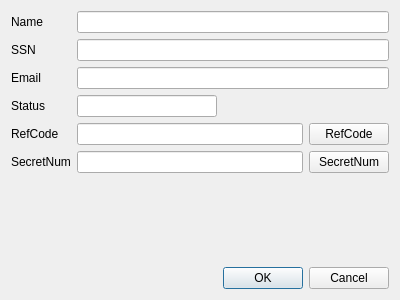
<?xml version="1.0" encoding="UTF-8"?>
<ui version="4.0">
 <class>UserDlg</class>
 <widget class="QDialog" name="UserDlg">
  <property name="geometry">
   <rect>
    <x>0</x>
    <y>0</y>
    <width>400</width>
    <height>300</height>
   </rect>
  </property>
  <property name="windowTitle">
   <string>Dialog</string>
  </property>
  <layout class="QGridLayout" name="gridLayout">
   <item row="2" column="0">
    <widget class="QLabel" name="label_3">
     <property name="text">
      <string>Email</string>
     </property>
    </widget>
   </item>
   <item row="6" column="0">
    <widget class="QLabel" name="label_7">
     <property name="text">
      <string>SecretNum</string>
     </property>
    </widget>
   </item>
   <item row="7" column="1">
    <spacer name="verticalSpacer">
     <property name="orientation">
      <enum>Qt::Vertical</enum>
     </property>
     <property name="sizeHint" stdset="0">
      <size>
       <width>20</width>
       <height>40</height>
      </size>
     </property>
    </spacer>
   </item>
   <item row="1" column="0">
    <widget class="QLabel" name="label_2">
     <property name="text">
      <string>SSN</string>
     </property>
    </widget>
   </item>
   <item row="0" column="0">
    <widget class="QLabel" name="label">
     <property name="text">
      <string>Name</string>
     </property>
    </widget>
   </item>
   <item row="5" column="0">
    <widget class="QLabel" name="label_6">
     <property name="text">
      <string>RefCode</string>
     </property>
    </widget>
   </item>
   <item row="5" column="3">
    <widget class="QPushButton" name="mRefCodeBtn">
     <property name="text">
      <string>RefCode</string>
     </property>
    </widget>
   </item>
   <item row="6" column="3">
    <widget class="QPushButton" name="mSecretNumBtn">
     <property name="text">
      <string>SecretNum</string>
     </property>
    </widget>
   </item>
   <item row="2" column="1" colspan="3">
    <widget class="QLineEdit" name="mEmailText"/>
   </item>
   <item row="1" column="1" colspan="3">
    <widget class="QLineEdit" name="mSSNText"/>
   </item>
   <item row="0" column="1" colspan="3">
    <widget class="QLineEdit" name="mNameText"/>
   </item>
   <item row="5" column="1" colspan="2">
    <widget class="QLineEdit" name="mRefCodeText"/>
   </item>
   <item row="6" column="1" colspan="2">
    <widget class="QLineEdit" name="mSecretNumText"/>
   </item>
   <item row="8" column="2" colspan="2">
    <widget class="QDialogButtonBox" name="buttonBox">
     <property name="orientation">
      <enum>Qt::Horizontal</enum>
     </property>
     <property name="standardButtons">
      <set>QDialogButtonBox::Cancel|QDialogButtonBox::Ok</set>
     </property>
    </widget>
   </item>
   <item row="3" column="0">
    <widget class="QLabel" name="label_5">
     <property name="text">
      <string>Status</string>
     </property>
    </widget>
   </item>
   <item row="3" column="1">
    <widget class="QLineEdit" name="mStatusText"/>
   </item>
  </layout>
 </widget>
 <resources/>
 <connections>
  <connection>
   <sender>buttonBox</sender>
   <signal>accepted()</signal>
   <receiver>UserDlg</receiver>
   <slot>accept()</slot>
   <hints>
    <hint type="sourcelabel">
     <x>248</x>
     <y>254</y>
    </hint>
    <hint type="destinationlabel">
     <x>157</x>
     <y>274</y>
    </hint>
   </hints>
  </connection>
  <connection>
   <sender>buttonBox</sender>
   <signal>rejected()</signal>
   <receiver>UserDlg</receiver>
   <slot>reject()</slot>
   <hints>
    <hint type="sourcelabel">
     <x>316</x>
     <y>260</y>
    </hint>
    <hint type="destinationlabel">
     <x>286</x>
     <y>274</y>
    </hint>
   </hints>
  </connection>
 </connections>
</ui>
